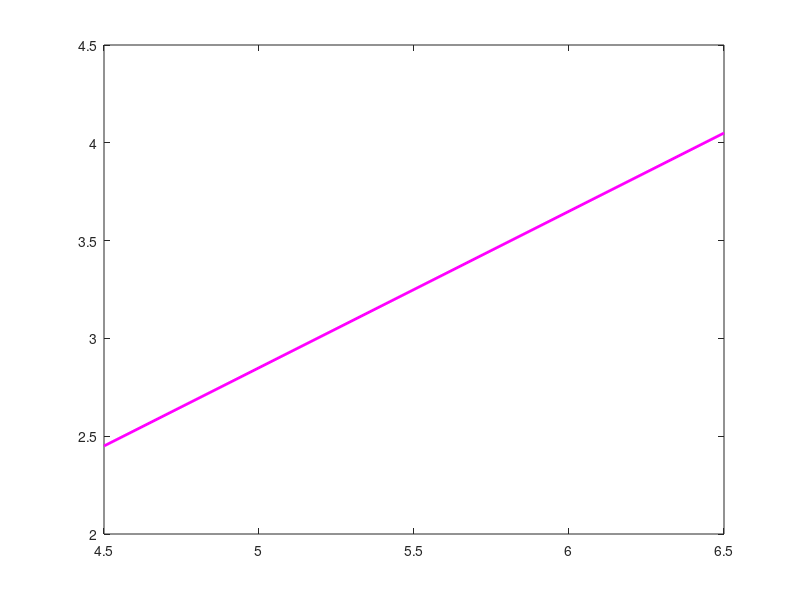

This figure's MATLAB source: (Note: this script raises an error after producing the figure.)
clc;clear;
load fisheriris.mat
lable = species(1:100);
lable = ones(100,1);
lable(51:100)=-1;
fea = meas(1:100,:);
fea(42,2) = 3;


plot([4.5 6.5],[2.45 4.05],'-m','LineWidth',2)
hold on


ax=gca
ax.XAxis.Visible='off';
ax.YAxis.Visible='off';
ax.ZAxis.Visible='off';


plot([4.5 6.5],[2.6 4.2],'-m','LineWidth',2)
hold on
plot([4.5 6.5],[2.28 3.88],'-m','LineWidth',2)
hold on

gscatter(fea(:,1),fea(:,2),lable);
ax.Legend.FontSize = 18;